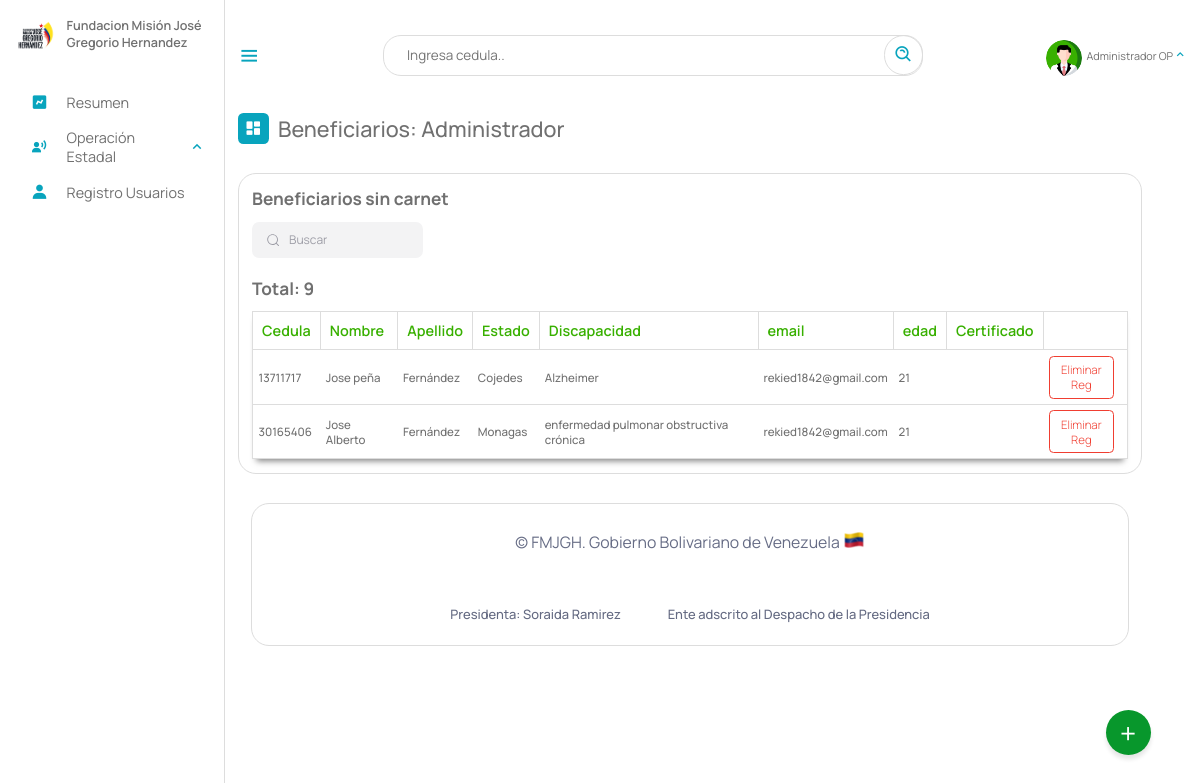
Page /Escritorio/sincarnet.php (signed in) on the earlier database version.
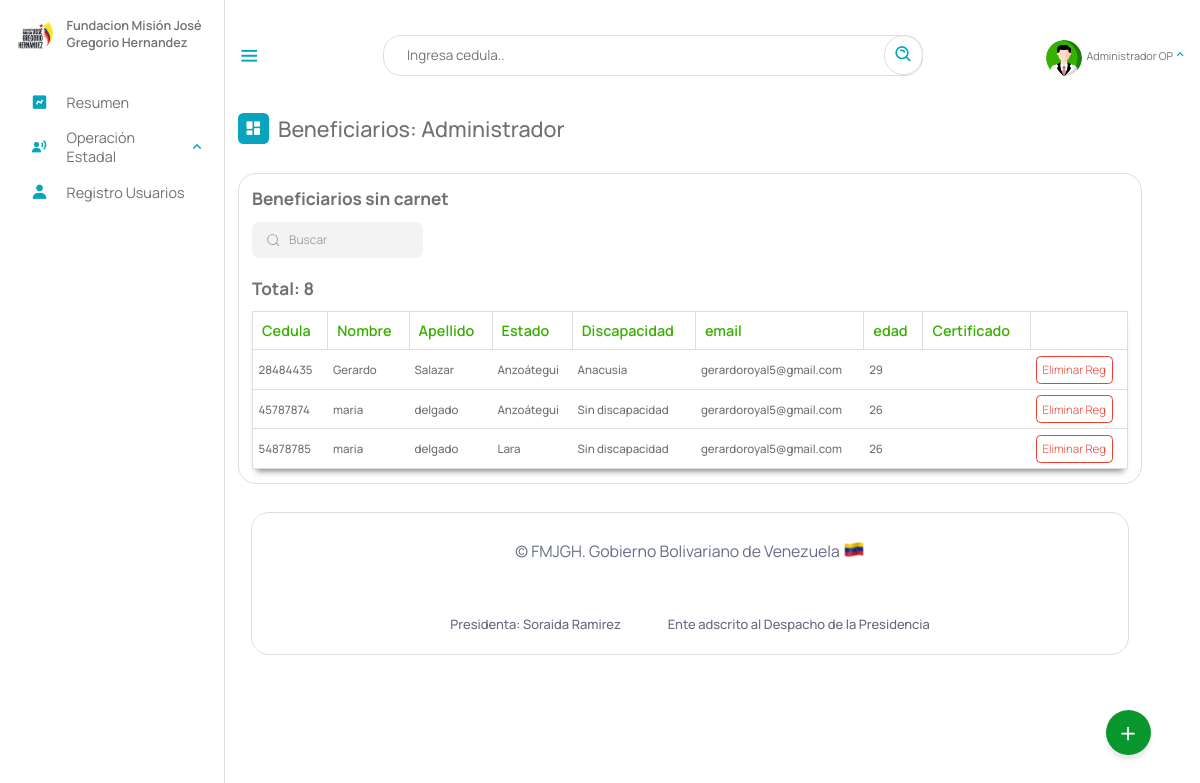
Same page on the later database version.
### tables this page shows
CREATE TABLE `beneficiario` (
  `cedula` int(12) NOT NULL,
  `nombre` text NOT NULL,
  `apellido` text NOT NULL,
  `fecha_naci` date NOT NULL,
  `email` varchar(50) NOT NULL,
  `telefono` varchar(12) NOT NULL,
  `nacionalidad` char(2) NOT NULL,
  `edad` int(2) NOT NULL,
  `sexo` char(1) NOT NULL,
  `edo_civil` text NOT NULL,
  `nro_hijo` int(2) DEFAULT NULL,
  `estado` varchar(10) NOT NULL,
  `municipio` varchar(20) NOT NULL,
  `parroquia` varchar(10) NOT NULL,
  `discapacidad` varchar(10) NOT NULL,
  `atencion_solicitada` varchar(10) NOT NULL,
  `certificado` varchar(50) DEFAULT NULL,
  `registrado_por` text DEFAULT NULL,
  `fecha_registro` date NOT NULL,
  PRIMARY KEY (`cedula`),
  KEY `estado` (`estado`),
  KEY `discapacidad` (`discapacidad`),
  KEY `atencion_solicitada` (`atencion_solicitada`),
  KEY `municipio` (`municipio`),
  KEY `parroquia` (`parroquia`),
  CONSTRAINT `beneficiario_ibfk_1` FOREIGN KEY (`estado`) REFERENCES `estados` (`id_estados`) ON DELETE CASCADE,
  CONSTRAINT `beneficiario_ibfk_2` FOREIGN KEY (`municipio`) REFERENCES `municipios` (`id_municipios`) ON DELETE CASCADE,
  CONSTRAINT `beneficiario_ibfk_3` FOREIGN KEY (`parroquia`) REFERENCES `parroquia` (`id`) ON DELETE CASCADE ON UPDATE CASCADE,
  CONSTRAINT `beneficiario_ibfk_4` FOREIGN KEY (`discapacidad`) REFERENCES `discapacid_e` (`id_e`) ON DELETE CASCADE,
  CONSTRAINT `beneficiario_ibfk_5` FOREIGN KEY (`atencion_solicitada`) REFERENCES `tipoatencion` (`id`) ON DELETE CASCADE
);

CREATE TABLE `estados` (
  `id_estados` varchar(10) NOT NULL,
  `nombre_estado` text NOT NULL,
  `codigo` varchar(255) NOT NULL,
  PRIMARY KEY (`id_estados`)
);

CREATE TABLE `discapacid_e` (
  `nombre_e` text NOT NULL,
  `id_e` varchar(10) NOT NULL,
  `general` varchar(10) NOT NULL,
  PRIMARY KEY (`id_e`),
  KEY `general` (`general`),
  CONSTRAINT `discapacid_e_ibfk_1` FOREIGN KEY (`general`) REFERENCES `discapacid` (`id_disca`) ON DELETE CASCADE
);

### php/01-discapacitados.php (called while the page is built, shortened)
<?php
include_once("ManejadorBD.php");
class Discapacitados extends ManejadorBD
{
	private $cnn;
	public function __construct($tipoConexion)
	{
		$this->cnn = parent::conectar($tipoConexion);
	}
	public function consultageneral()
	{
		try {
			$stmt = $this->cnn->prepare("SELECT beneficiario.cedula, beneficiario.nombre, beneficiario.apellido, estados.nombre_estado, discapacid_e.nombre_e , beneficiario.telefono, beneficiario.edad, beneficiario.email, beneficiario.certificado, beneficiario.registrado_por FROM `beneficiario`,estados, discapacid_e WHERE beneficiario.estado = estados.id_estados AND beneficiario.discapacidad = discapacid_e.id_e");
			$stmt->setFetchMode(PDO::FETCH_ASSOC);
			$stmt->execute();
			return $stmt->fetchAll();
		} catch (PDOException $error) {
			echo "Error: ejecutando consulta SQL." . $error->getMessage();
			exit();
		}
	}
	public function consultageneralsincarnet()
	{
		try {
			$stmt = $this->cnn->prepare("SELECT cedula, nombre, apellido, estados.nombre_estado, discapacid_e.nombre_e , telefono, edad, email, certificado FROM `beneficiario` , estados, discapacid_e WHERE certificado = ''and beneficiario.estado = estados.id_estados and beneficiario.discapacidad = discapacid_e.id_e; ");
			$stmt->setFetchMode(PDO::FETCH_ASSOC);
			$stmt->execute();
			return $stmt->fetchAll();
		} catch (PDOException $error) {
			echo "Error: ejecutando consulta SQL." . $error->getMessage();
			exit();
		}
	}
}

### php/ManejadorBD.php (called while the page is built, shortened)
<?php
	class ManejadorBD extends PDO {
		public $srv	= SRV;
		public $usr	= USR;
		public $pas	= PAS;
		public $dbn	= BDN;
		public function conectar($tipoConexion){
			try{
				switch ($tipoConexion) {
				    case 1:
				        $dsn = "mysql:host=$this->srv;dbname=$this->dbn";
				        break;
				}
				$dbh = new PDO($dsn, $this->usr, $this->pas);
    			$dbh->setAttribute(PDO::ATTR_ERRMODE, PDO::ERRMODE_EXCEPTION);
			}catch(PDOException $error){
                echo "Error al Conectar con la Base de Datos: ".$error->getMessage();
                exit();
			}
            $this->conexionBD = $dbh;
			return $this->conexionBD;
		}
	}
?>

### Escritorio/sincarnet.php (the view, shortened to what this page needs)
<?php
include_once("partearriba.php");
?>
<div class="dash-contenido">
    <div class="overview">
        <div class="titulo">
            <i class='bx bxs-dashboard'> </i>
            <span class="link-name">Beneficiarios: <?php echo $rol ?></span>
        </div>
    </div>
    <div class="tabla-atencion">
            <h2>Beneficiarios sin carnet</h2>
            <div class="group">
  <input placeholder="Buscar" id= "buscador" type="search" class="inputt">
</div>
<br>
            <h2>Total: <?php
             include_once("../php/01-discapacitados.php");
             $aten = new Discapacitados (1);
             $consulta = $aten->consultageneral();
             $cantidadRegistros = count($consulta);
             echo $cantidadRegistros;?></h2>
            <table>
                <thead>
                    <tr>
                        <th>Cedula</th>
                        <th>Nombre</th>
                        <th>Apellido</th>
                        <th>Estado</th>
                        <th>Discapacidad</th>
                        <th>email</th>
                        <th>edad</th>
                        <th>Certificado</th>
                        <th></th>
                    </tr>
                </thead>
                <tbody id="scr">
                    <?php
                        include_once("../php/01-discapacitados.php");
                        $aten = new Discapacitados (1);
                        $consulta = $aten->consultageneralsincarnet();
                        if ($consulta){
                        foreach($consulta as $registros){
                     ?>
                    <tr>
                        <td><?php echo $registros["cedula"] ?></td>
                        <td><?php echo $registros["nombre"] ?></td>
                        <td><?php echo $registros["apellido"] ?></td>
                        <td><?php echo $registros["nombre_estado"] ?></td>
                        <td><?php echo $registros["nombre_e"] ?></td>
                        <td><?php echo $registros["email"] ?></td>
                        <td><?php echo $registros["edad"] ?></td>
                        <td><?php echo $registros["certificado"] ?></td>
                        <td><a href="eliminar/eliminarbeneficiario.php?cedula=<?php echo $registros["cedula"]?>" class="eliminar">Eliminar Reg</a></td>
                    </tr>
                    <?php
                    }
                        }
                    ?>
                </tbody>
            </table>
        </div>
<?php
 include_once("parteabajo.php");
?>

Differences in the rows shown:
removed beneficiario: cedula "13711717", nombre "Jose peña", apellido "Fernández", estado.nombre_estado "Cojedes", discapacidad.nombre_e "Alzheimer", email "rekied1842@gmail.com", edad "21"
removed beneficiario: cedula "30165406", nombre "Jose Alberto", apellido "Fernández", estado.nombre_estado "Monagas", discapacidad.nombre_e "enfermedad pulmonar obstructiva crónica", email "rekied1842@gmail.com", edad "21"
added beneficiario: cedula "28484435", nombre "Gerardo", apellido "Salazar", estado.nombre_estado "Anzoátegui", discapacidad.nombre_e "Anacusia", email "gerardoroyal5@gmail.com", edad "29"
added beneficiario: cedula "45787874", nombre "maria", apellido "delgado", estado.nombre_estado "Anzoátegui", discapacidad.nombre_e "Sin discapacidad", email "gerardoroyal5@gmail.com", edad "26"
added beneficiario: cedula "54878785", nombre "maria", apellido "delgado", estado.nombre_estado "Lara", discapacidad.nombre_e "Sin discapacidad", email "gerardoroyal5@gmail.com", edad "26"
Other differences:
$cantidadRegistros: "9" → "8"
